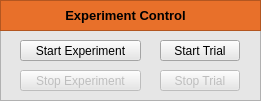
  <widget class="QFrame" name="frame_9">
   <property name="geometry">
    <rect>
     <x>530</x>
     <y>400</y>
     <width>261</width>
     <height>101</height>
    </rect>
   </property>
   <property name="font">
    <font>
     <weight>50</weight>
     <italic>false</italic>
     <bold>false</bold>
    </font>
   </property>
   <property name="autoFillBackground">
    <bool>false</bool>
   </property>
   <property name="styleSheet">
    <string notr="true">background-color: rgb(230, 230, 230);</string>
   </property>
   <property name="frameShape">
    <enum>QFrame::StyledPanel</enum>
   </property>
   <property name="frameShadow">
    <enum>QFrame::Raised</enum>
   </property>
   <widget class="QFrame" name="cnc_heading_frame_14">
    <property name="geometry">
     <rect>
      <x>0</x>
      <y>0</y>
      <width>261</width>
      <height>31</height>
     </rect>
    </property>
    <property name="styleSheet">
     <string notr="true">background-color: rgb(232, 112, 42);</string>
    </property>
    <property name="frameShape">
     <enum>QFrame::StyledPanel</enum>
    </property>
    <property name="frameShadow">
     <enum>QFrame::Raised</enum>
    </property>
    <widget class="QLabel" name="label_66">
     <property name="enabled">
      <bool>true</bool>
     </property>
     <property name="geometry">
      <rect>
       <x>10</x>
       <y>5</y>
       <width>231</width>
       <height>21</height>
      </rect>
     </property>
     <property name="font">
      <font>
       <pointsize>11</pointsize>
      </font>
     </property>
     <property name="styleSheet">
      <string notr="true">background-color: rgba(255, 255, 255, 0);</string>
     </property>
     <property name="text">
      <string>&lt;html&gt;&lt;head/&gt;&lt;body&gt;&lt;p&gt;&lt;span style=&quot; font-size:10pt; font-weight:600; color:#000000;&quot;&gt;Experiment Control&lt;/span&gt;&lt;/p&gt;&lt;/body&gt;&lt;/html&gt;</string>
     </property>
     <property name="alignment">
      <set>Qt::AlignCenter</set>
     </property>
    </widget>
   </widget>
   <widget class="QPushButton" name="start_experiment_button">
    <property name="geometry">
     <rect>
      <x>20</x>
      <y>40</y>
      <width>121</width>
      <height>21</height>
     </rect>
    </property>
    <property name="text">
     <string>Start Experiment</string>
    </property>
   </widget>
   <widget class="QPushButton" name="stop_experiment_button">
    <property name="enabled">
     <bool>false</bool>
    </property>
    <property name="geometry">
     <rect>
      <x>20</x>
      <y>70</y>
      <width>121</width>
      <height>21</height>
     </rect>
    </property>
    <property name="text">
     <string>Stop Experiment</string>
    </property>
   </widget>
   <widget class="QPushButton" name="start_trial_button">
    <property name="geometry">
     <rect>
      <x>160</x>
      <y>40</y>
      <width>80</width>
      <height>21</height>
     </rect>
    </property>
    <property name="text">
     <string>Start Trial</string>
    </property>
   </widget>
   <widget class="QPushButton" name="stop_trial_button">
    <property name="enabled">
     <bool>false</bool>
    </property>
    <property name="geometry">
     <rect>
      <x>160</x>
      <y>70</y>
      <width>80</width>
      <height>21</height>
     </rect>
    </property>
    <property name="text">
     <string>Stop Trial</string>
    </property>
   </widget>
  </widget>
